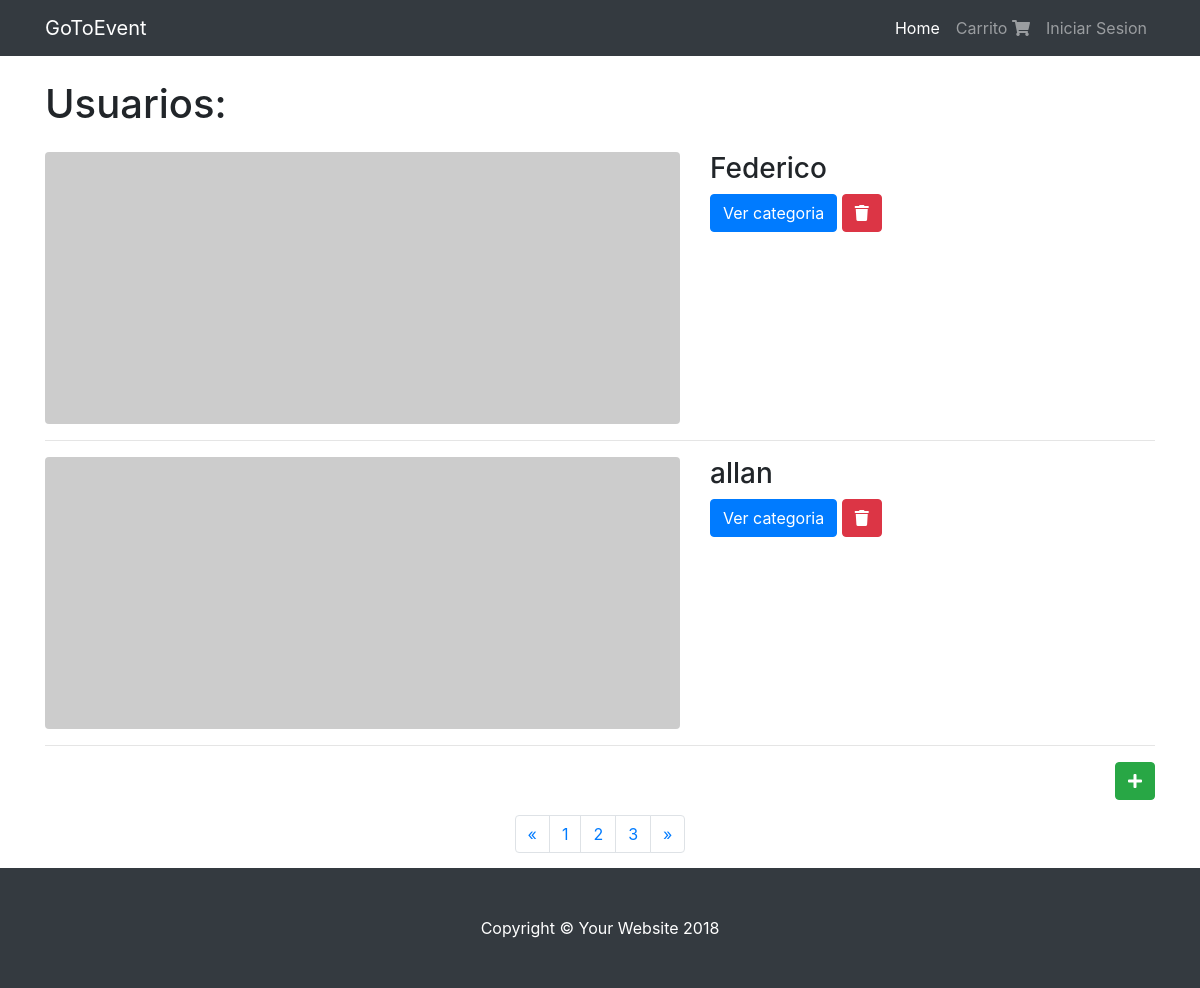
The page /GoToEvent/user/readAll on the database as committed earlier.
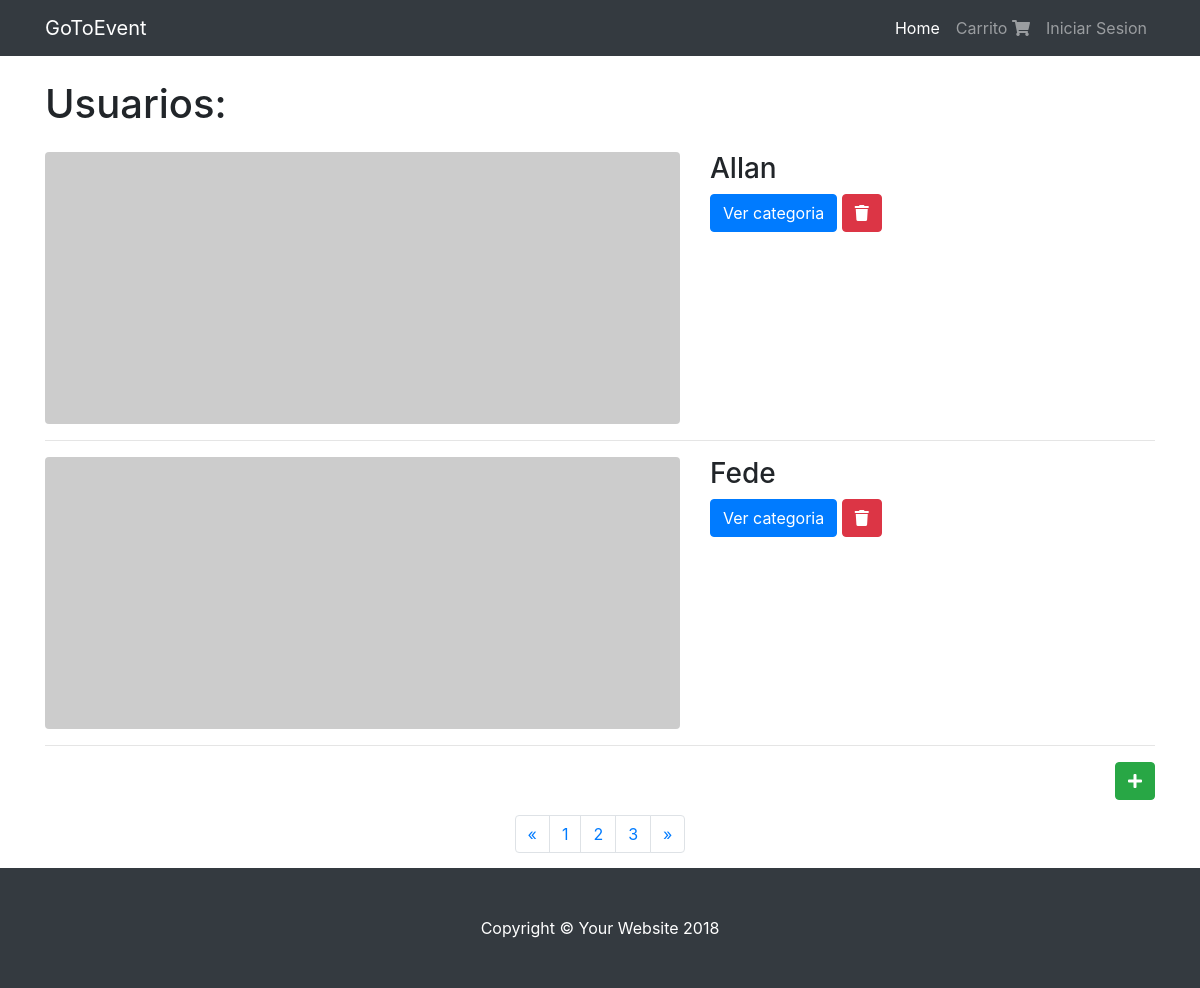
The same page on the database as committed later.
### tables this page shows
CREATE TABLE `users` (
  `name` varchar(50) NOT NULL,
  `last_name` varchar(50) NOT NULL,
  `dni` varchar(8) NOT NULL,
  `email` varchar(50) NOT NULL,
  `type` varchar(10) NOT NULL,
  `pass` varchar(50) NOT NULL,
  `id_user` int(11) NOT NULL
);

### GoToEvent/controllers/usercontroller.php (called while the page is built, shortened)
<?php
class UserController
{
	protected $dao;
	function __construct()
	{
		$this->dao = Dao::getInstance();
	}
	public function readAll()
	{
		$list = $this->dao->readAll();
		include(VIEWS . 'viewusers.php');
	}
	public function checkSession ()
	{
        if(isset($_SESSION['user'])) {
            $user = $this->dao->read($_SESSION['user']->getEmail());
            if($user->getPass() == $_SESSION['user']->getPass())
                return $user;
          } else {
            return false;
          }
    }
}

### GoToEvent/index.php (called while the page is built, shortened)
<?php
	require_once "config/Autoload.php";
	require_once "config/Router.php";
    require_once "daos/daodb/Singleton.php";
    require_once "daos/daoList/Singleton.php";
    Router::direccionar(new Request());
?>

### GoToEvent/daos/daodb/Singleton.php (called while the page is built)
<?php namespace daos\daodb;
class Singleton
{
	private static $instance=array();
	public static function getInstance()
	{
		$miclase=get_called_class();
		if(!isset(self::$instance[$miclase]))
			{
				self::$instance[$miclase]=new $miclase;
			}
		return self::$instance[$miclase];
	}
}
?>

### GoToEvent/config/Autoload.php (called while the page is built, shortened)
<?php namespace config;
class Autoload
{
    public static function Start()
    {
        spl_autoload_register(function ($instancia) {
        	$instancia = strtolower($instancia);
            $ruta = ROOT . str_replace("\\", "/", $instancia) . ".php";
        });
    }
}

### GoToEvent/daos/daodb/connection.php (called while the page is built, shortened)
<?php
class Connection {
     private $pdo = null;
     private static $instance = null;
     public function __construct()
     {
          try
          {
               $this->pdo = new \PDO("mysql:host=" . DB_HOST . ";dbname=" . DB_NAME, DB_USER, DB_PASS);
               $this->pdo->setAttribute(\PDO::ATTR_ERRMODE, \PDO::ERRMODE_EXCEPTION);
          }
          catch (Exception $ex)
          {
               throw $ex;
          }
     }
     public static function getInstance()
     {
         if(self::$instance == null)
            self::$instance = new Connection();
         return self::$instance;
     }
     public function execute($query, $parameters = array())
     {
          try
          {
               $this->pdoStatement = $this->pdo->prepare($query);
               $this->pdoStatement->execute();
               return $this->pdoStatement->fetchAll();
          }
          catch(Exception $ex)
          {
               throw $ex;
          }
     }
}

### GoToEvent/daos/daodb/userdao.php (called while the page is built, shortened)
<?php
class UserDao extends Singleton implements \interfaces\Crud
{
    public function readAll()
    {
        $sql = "SELECT * FROM users";
        try
        {
            $this->connection = Connection::getInstance();
            $resultSet = $this->connection->execute($sql);
        }
        catch(PDOException $e)
        {
			echo $e;
		}
        if(!empty($resultSet))
            return $this->mapear($resultSet);
        else
            return false;
    }
   	protected function mapear($value) {
		$value = is_array($value) ? $value : [];
		$resp = array_map(function($p){
		    return new M_User( $p['name'], $p['last_name'], $p['email'], $p['dni'],$p['type'],$p['pass'], $p['id_user']);
        }, $value);
            return count($resp) > 1 ? $resp : $resp['0'];
     }
}

### GoToEvent/models/User.php (called while the page is built, shortened)
<?php
class User
{
	private $name;
	private $email;
	function __construct($name='',$last_name='',$email='',$dni='',$type='',$pass='', $id_user='')
	{
		$this->name = $name;
		$this->email = $email;
	}
	public function getName()
	{
		return $this->name;
	}
	public function getEmail()
	{
		return $this->email;
	}
}
?>

### GoToEvent/views/viewusers.php (the view, shortened to what this page needs)
<!DOCTYPE html>
<html lang="en">
  <head>
    <link href="../assets/vendor/bootstrap/css/bootstrap.min.css" rel="stylesheet">
    <link href="../assets/css/1-col-portfolio.css" rel="stylesheet">
    <link rel="stylesheet" href="https://use.fontawesome.com/releases/v5.4.1/css/all.css">
  </head>
  <body>
  <?php include_once (VIEWS."header.php");?>
    <div class="container">
      <h1 class="my-4">Usuarios:
      </h1>
      <?php if (!empty($list)){ foreach ($list as $key => $user){ ?>
      <div class="row">
        <div class="col-md-7">
          <a href="#">
            <img class="img-fluid rounded mb-3 mb-md-0" src="http://placehold.it/700x300" alt="">
          </a>
        </div>
        <div class="col-md-5">
          <h3><?php echo $user->getName(); ?></h3>
          <form action="<?php echo BASE; ?>User/delete" method="post">
          <a class="btn btn-primary" href="#">Ver categoria</a>
          <button name="description" type="submit" class="btn btn-danger" value="<?php echo $user->getEmail();?>"><i class="fas fa-trash"></i> </button>
          </form>
        </div>
      </div>
      <hr>
      <?php } } else { echo '<p>' ."NO HAY USUARIOS CARGADOS" .'</p>'; } ?>
      <div class="pagination justify-content-end">
      <button name="idEvent" type="submit" class="btn btn-success" title="agregar usuario"><i class="fas fa-plus"></i></button>
      </div>
      <ul class="pagination justify-content-center">
        <li class="page-item">
          <a class="page-link" href="#" aria-label="Previous">
            <span aria-hidden="true">&laquo;</span>
          </a>
        </li>
        <li class="page-item">
          <a class="page-link" href="#">1</a>
        </li>
        <li class="page-item">
          <a class="page-link" href="#">2</a>
        </li>
        <li class="page-item">
          <a class="page-link" href="#">3</a>
        </li>
        <li class="page-item">
          <a class="page-link" href="#" aria-label="Next">
            <span aria-hidden="true">&raquo;</span>
          </a>
        </li>
      </ul>
    </div>
    <footer class="py-5 bg-dark">
      <div class="container">
        <p class="m-0 text-center text-white">Copyright &copy; Your Website 2018</p>
      </div>
    </footer>
  </body>
</html>
</html>

### GoToEvent/config/Router.php (shortened to what this page needs)
<?php
class Router
{
    public static function direccionar(Request $request)
    {
        $metodo = $request->getMetodo();
        $parametros = $request->getParametros();
        $controlador = new $objeto();
        if (!isset($parametros)) {
            call_user_func(array($controlador, $metodo));
        } else {
            call_user_func_array(array($controlador, $metodo), $parametros);
        }
    }
}

### GoToEvent/views/header.php (shortened to what this page needs)
<?php
$userController = new C_User;
$user = $userController->checkSession();
?>
    <nav class="navbar navbar-expand-lg navbar-dark bg-dark fixed-top">
      <div class="container">
        <a class="navbar-brand" href="<?php echo BASE; ?>views/index">GoToEvent</a>
        <div class="collapse navbar-collapse" id="navbarResponsive">
          <ul class="navbar-nav ml-auto">
            <li class="nav-item active">
              <a class="nav-link" href="#">Home
              </a>
            </li>
            <li class="nav-item">
              <a class="nav-link" href="#">Carrito <i class="fas fa-shopping-cart"></i></a>
            </li>
            <li class="nav-item">
              <?php  if(!$user){ ?>
              <a class="nav-link" href="<?php echo BASE; ?>views/login">Iniciar Sesion</a>
            <?php } ?>
            </li>
          </ul>
        </div>
      </div>
    </nav>

### GoToEvent/assets/css/1-col-portfolio.css (style rules this page uses)
body { padding-top: 54px; }
@media (min-width: 992px) { body { padding-top: 56px; } }
.pagination { margin-bottom: 15px; }

Rows that differ between the two databases and show on the page:
removed users: name "Federico"
removed users: name "allan"
added users: name "Allan"
added users: name "Fede"
